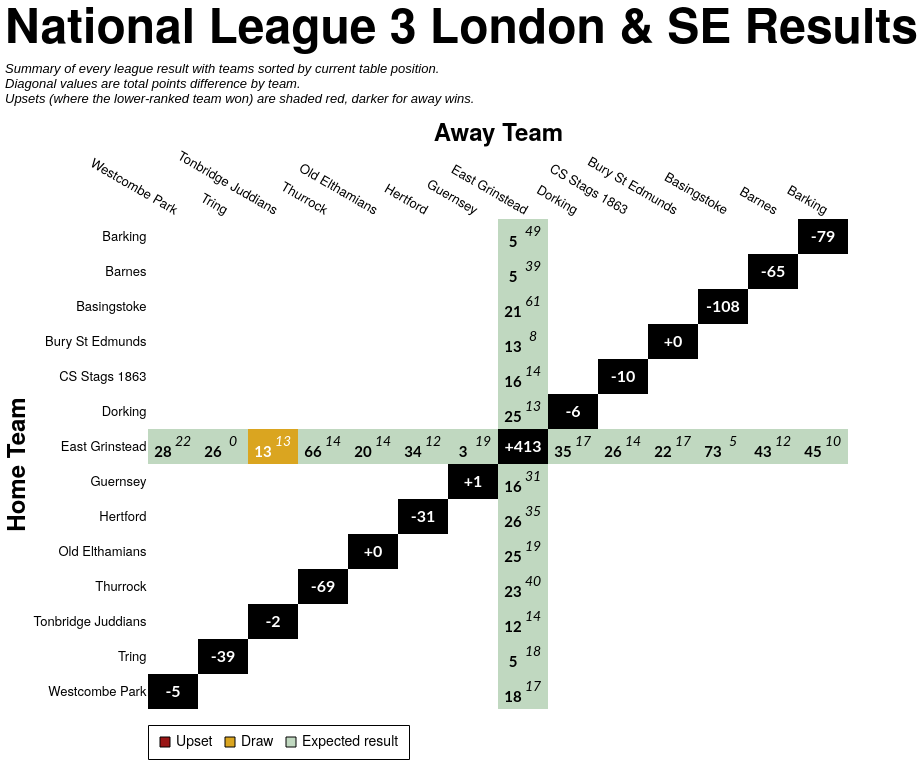

The specification (Vega-Lite) saved for this image:
### Vega-Lite specification from a JSON file in a GitHub repository (floating-point values rounded to 4 significant figures; data arrays with more than 128 entries replaced by an {"elided": "..."} marker saying what was removed)
{"config": {"axis": {"labelFont": "PT Sans Narrow, Helvetica Neue, Helvetica, Arial, sans-serif", "titleFont": "PT Sans Narrow, Helvetica Neue, Helvetica, Arial, sans-serif", "labelFontSize": 13, "titleFontSize": 24, "gridColor": "#202947", "gridOpacity": 0.2, "zindex": 1}, "text": {"font": "Lato, sans-serif"}, "bar": {"cornerRadiusEnd": 5}, "header": {"labelFont": "PT Sans Narrow, Helvetica Neue, Helvetica, Arial, sans-serif", "titleFont": "PT Sans Narrow, Helvetica Neue, Helvetica, Arial, sans-serif", "labelFontSize": 24, "titleFontSize": 28, "labelFontWeight": "bold", "orient": "left"}, "legend": {"labelFont": "PT Sans Narrow, Helvetica Neue, Helvetica, Arial, sans-serif", "titleFont": "PT Sans Narrow, Helvetica Neue, Helvetica, Arial, sans-serif", "labelFontSize": 14, "titleFontSize": 16, "titlePadding": 5, "fillColor": "white", "strokeColor": "black", "padding": 10, "titleFontWeight": "lighter", "titleFontStyle": "italic", "titleColor": "gray", "offset": 10}, "title": {"font": "PT Sans Narrow, Helvetica Neue, Helvetica, Arial, sans-serif", "fontSize": 48, "fontWeight": "bold", "anchor": "start", "align": "center", "titlePadding": 20, "subtitlePadding": 10, "subtitleFontSize": 13, "subtitleColor": "", "subtitleFontStyle": "italic", "offset": 15, "color": "black"}, "axisX": {"labelAngle": 0}, "facet": {"title": null, "header": null, "align": {"row": "each", "column": "each"}, "spacing": 10}, "resolve": {"scale": {"y": "independent", "facet": "independent"}}, "background": "transparent", "scale": {"offsetBandPaddingOuter": 0.2, "offsetBandPaddingInner": 0.1}, "view": {"stroke": null, "background": "transparent"}}, "layer": [{"data": {"name": "data-7be37b0770fd743cabe58bd362f65706"}, "mark": {"type": "rect"}, "encoding": {"color": {"field": "unexpected_result", "legend": {"labelExpr": "datum.value === 'Upset (Away Win)' ? 'Upset' : datum.value", "labelLimit": 220, "offset": 16, "orient": "bottom", "symbolStrokeColor": "black", "symbolStrokeWidth": 1, "values": ["Upset (Away Win)", "Draw", "Expected result"]}, "scale": {"domain": ["Expected result", "Upset (Home Win)", "Upset (Away Win)", "Draw", "To be played", "N/A"], "range": ["#146f1444", "#991515bb", "#991515", "goldenrod", "white", "black"]}, "title": null, "type": "nominal"}, "opacity": {"condition": {"test": "datum.home_team == param_20.home_team || datum.away_team == param_20.home_team || !isValid(param_20.home_team)", "value": 1.0}, "value": 0.1}, "tooltip": [{"field": "home_team", "title": "Home", "type": "nominal"}, {"field": "away_team", "title": "Away", "type": "nominal"}, {"field": "home_score_text", "title": "Home Score", "type": "nominal"}, {"field": "away_score_text", "title": "Away Score", "type": "nominal"}, {"field": "result", "title": "Result", "type": "nominal"}, {"field": "unexpected_result", "title": "Unexpectedness", "type": "nominal"}, {"field": "date", "format": "%d %b %Y", "title": "Date", "type": "temporal"}], "x": {"axis": {"domain": false, "grid": false, "labelAngle": 30, "orient": "top", "ticks": false}, "field": "away_team", "sort": ["Westcombe Park", "Tring", "Tonbridge Juddians", "Thurrock", "Old Elthamians", "Hertford", "Guernsey", "East Grinstead", "Dorking", "CS Stags 1863", "Bury St Edmunds", "Basingstoke", "Barnes", "Barking"], "title": "Away Team", "type": "nominal"}, "y": {"axis": {"domain": false, "grid": false, "ticks": false}, "field": "home_team", "sort": ["Barking", "Barnes", "Basingstoke", "Bury St Edmunds", "CS Stags 1863", "Dorking", "East Grinstead", "Guernsey", "Hertford", "Old Elthamians", "Thurrock", "Tonbridge Juddians", "Tring", "Westcombe Park"], "title": "Home Team", "type": "nominal"}}, "name": "view_18"}, {"data": {"name": "data-7be37b0770fd743cabe58bd362f65706"}, "mark": {"type": "text", "fontStyle": "italic", "size": 14, "xOffset": 10, "yOffset": -5}, "encoding": {"color": {"condition": {"test": "(datum.home_team == param_20.home_team || datum.away_team == param_20.home_team || !isValid(param_20.home_team)) && datum.unexpected_result == 'Expected result'", "value": "black"}, "value": "white"}, "text": {"field": "away_score_text", "type": "nominal"}, "x": {"field": "away_team", "sort": ["Westcombe Park", "Tring", "Tonbridge Juddians", "Thurrock", "Old Elthamians", "Hertford", "Guernsey", "East Grinstead", "Dorking", "CS Stags 1863", "Bury St Edmunds", "Basingstoke", "Barnes", "Barking"], "type": "nominal"}, "y": {"field": "home_team", "sort": ["Barking", "Barnes", "Basingstoke", "Bury St Edmunds", "CS Stags 1863", "Dorking", "East Grinstead", "Guernsey", "Hertford", "Old Elthamians", "Thurrock", "Tonbridge Juddians", "Tring", "Westcombe Park"], "type": "nominal"}}, "transform": [{"filter": "datum.away_score_text != '' && datum.away_score_text != 'WO'"}]}, {"data": {"name": "data-7be37b0770fd743cabe58bd362f65706"}, "mark": {"type": "text", "size": 12, "xOffset": 10, "yOffset": -5}, "encoding": {"color": {"condition": {"test": "(datum.home_team == param_20.home_team || datum.away_team == param_20.home_team || !isValid(param_20.home_team)) && datum.unexpected_result == 'Expected result'", "value": "black"}, "value": "white"}, "text": {"field": "away_score_text", "type": "nominal"}, "x": {"field": "away_team", "sort": ["Westcombe Park", "Tring", "Tonbridge Juddians", "Thurrock", "Old Elthamians", "Hertford", "Guernsey", "East Grinstead", "Dorking", "CS Stags 1863", "Bury St Edmunds", "Basingstoke", "Barnes", "Barking"], "type": "nominal"}, "y": {"field": "home_team", "sort": ["Barking", "Barnes", "Basingstoke", "Bury St Edmunds", "CS Stags 1863", "Dorking", "East Grinstead", "Guernsey", "Hertford", "Old Elthamians", "Thurrock", "Tonbridge Juddians", "Tring", "Westcombe Park"], "type": "nominal"}}, "transform": [{"filter": "datum.away_score_text == 'WO'"}]}, {"data": {"name": "data-7be37b0770fd743cabe58bd362f65706"}, "mark": {"type": "text", "fontWeight": "bold", "size": 15, "xOffset": -10, "yOffset": 5}, "encoding": {"color": {"condition": {"test": "(datum.home_team == param_20.home_team || datum.away_team == param_20.home_team || !isValid(param_20.home_team)) && datum.unexpected_result == 'Expected result'", "value": "black"}, "value": "white"}, "text": {"field": "home_score_text", "type": "nominal"}, "x": {"field": "away_team", "sort": ["Westcombe Park", "Tring", "Tonbridge Juddians", "Thurrock", "Old Elthamians", "Hertford", "Guernsey", "East Grinstead", "Dorking", "CS Stags 1863", "Bury St Edmunds", "Basingstoke", "Barnes", "Barking"], "type": "nominal"}, "y": {"field": "home_team", "sort": ["Barking", "Barnes", "Basingstoke", "Bury St Edmunds", "CS Stags 1863", "Dorking", "East Grinstead", "Guernsey", "Hertford", "Old Elthamians", "Thurrock", "Tonbridge Juddians", "Tring", "Westcombe Park"], "type": "nominal"}}, "transform": [{"filter": "datum.home_score_text != '' && datum.home_score_text != 'WO'"}]}, {"data": {"name": "data-7be37b0770fd743cabe58bd362f65706"}, "mark": {"type": "text", "size": 12, "xOffset": -10, "yOffset": 5}, "encoding": {"color": {"condition": {"test": "(datum.home_team == param_20.home_team || datum.away_team == param_20.home_team || !isValid(param_20.home_team)) && datum.unexpected_result == 'Expected result'", "value": "black"}, "value": "white"}, "text": {"field": "home_score_text", "type": "nominal"}, "x": {"field": "away_team", "sort": ["Westcombe Park", "Tring", "Tonbridge Juddians", "Thurrock", "Old Elthamians", "Hertford", "Guernsey", "East Grinstead", "Dorking", "CS Stags 1863", "Bury St Edmunds", "Basingstoke", "Barnes", "Barking"], "type": "nominal"}, "y": {"field": "home_team", "sort": ["Barking", "Barnes", "Basingstoke", "Bury St Edmunds", "CS Stags 1863", "Dorking", "East Grinstead", "Guernsey", "Hertford", "Old Elthamians", "Thurrock", "Tonbridge Juddians", "Tring", "Westcombe Park"], "type": "nominal"}}, "transform": [{"filter": "datum.home_score_text == 'WO'"}]}, {"data": {"name": "data-f1503bf1d6f0a7d7ada794b2ef8763ff"}, "mark": {"type": "text", "color": "white", "fontWeight": "bold", "size": 16}, "encoding": {"text": {"field": "display_text", "type": "nominal"}, "tooltip": [{"field": "home_team", "title": "Team", "type": "nominal"}, {"field": "display_text", "title": "Points Difference", "type": "nominal"}], "x": {"field": "away_team", "sort": ["Westcombe Park", "Tring", "Tonbridge Juddians", "Thurrock", "Old Elthamians", "Hertford", "Guernsey", "East Grinstead", "Dorking", "CS Stags 1863", "Bury St Edmunds", "Basingstoke", "Barnes", "Barking"], "type": "nominal"}, "y": {"field": "home_team", "sort": ["Barking", "Barnes", "Basingstoke", "Bury St Edmunds", "CS Stags 1863", "Dorking", "East Grinstead", "Guernsey", "Hertford", "Old Elthamians", "Thurrock", "Tonbridge Juddians", "Tring", "Westcombe Park"], "type": "nominal"}}}], "height": {"step": 35}, "params": [{"name": "param_20", "select": {"type": "point", "clear": "dblclick", "fields": ["home_team"], "on": "click"}, "value": null, "views": ["view_18"]}], "title": {"text": "National League 3 London & SE Results", "subtitle": ["Summary of every league result with teams sorted by current table position.", "Diagonal values are total points difference by team.", "Upsets (where the lower-ranked team won) are shaded red, darker for away wins."]}, "width": {"step": 50}, "$schema": "https://vega.github.io/schema/vega-lite/v5.20.1.json", "datasets": {"data-7be37b0770fd743cabe58bd362f65706": {"elided": "196 records"}, "data-f1503bf1d6f0a7d7ada794b2ef8763ff": [{"home_team": "Barking", "away_team": "Barking", "match_id": null, "date": "", "home_score": null, "away_score": null, "home_walkover": null, "away_walkover": null, "result": "N/A", "home_score_text": "", "away_score_text": "", "wo_result": "", "score_text": "", "display_text": "-79", "is_diagonal": true, "result_simple": "N/A", "unexpected_result": "N/A", "unexpected_opacity": 1.0}, {"home_team": "Barnes", "away_team": "Barnes", "match_id": null, "date": "", "home_score": null, "away_score": null, "home_walkover": null, "away_walkover": null, "result": "N/A", "home_score_text": "", "away_score_text": "", "wo_result": "", "score_text": "", "display_text": "-65", "is_diagonal": true, "result_simple": "N/A", "unexpected_result": "N/A", "unexpected_opacity": 1.0}, {"home_team": "Basingstoke", "away_team": "Basingstoke", "match_id": null, "date": "", "home_score": null, "away_score": null, "home_walkover": null, "away_walkover": null, "result": "N/A", "home_score_text": "", "away_score_text": "", "wo_result": "", "score_text": "", "display_text": "-108", "is_diagonal": true, "result_simple": "N/A", "unexpected_result": "N/A", "unexpected_opacity": 1.0}, {"home_team": "Bury St Edmunds", "away_team": "Bury St Edmunds", "match_id": null, "date": "", "home_score": null, "away_score": null, "home_walkover": null, "away_walkover": null, "result": "N/A", "home_score_text": "", "away_score_text": "", "wo_result": "", "score_text": "", "display_text": "+0", "is_diagonal": true, "result_simple": "N/A", "unexpected_result": "N/A", "unexpected_opacity": 1.0}, {"home_team": "CS Stags 1863", "away_team": "CS Stags 1863", "match_id": null, "date": "", "home_score": null, "away_score": null, "home_walkover": null, "away_walkover": null, "result": "N/A", "home_score_text": "", "away_score_text": "", "wo_result": "", "score_text": "", "display_text": "-10", "is_diagonal": true, "result_simple": "N/A", "unexpected_result": "N/A", "unexpected_opacity": 1.0}, {"home_team": "Dorking", "away_team": "Dorking", "match_id": null, "date": "", "home_score": null, "away_score": null, "home_walkover": null, "away_walkover": null, "result": "N/A", "home_score_text": "", "away_score_text": "", "wo_result": "", "score_text": "", "display_text": "-6", "is_diagonal": true, "result_simple": "N/A", "unexpected_result": "N/A", "unexpected_opacity": 1.0}, {"home_team": "East Grinstead", "away_team": "East Grinstead", "match_id": null, "date": "", "home_score": null, "away_score": null, "home_walkover": null, "away_walkover": null, "result": "N/A", "home_score_text": "", "away_score_text": "", "wo_result": "", "score_text": "", "display_text": "+413", "is_diagonal": true, "result_simple": "N/A", "unexpected_result": "N/A", "unexpected_opacity": 1.0}, {"home_team": "Guernsey", "away_team": "Guernsey", "match_id": null, "date": "", "home_score": null, "away_score": null, "home_walkover": null, "away_walkover": null, "result": "N/A", "home_score_text": "", "away_score_text": "", "wo_result": "", "score_text": "", "display_text": "+1", "is_diagonal": true, "result_simple": "N/A", "unexpected_result": "N/A", "unexpected_opacity": 1.0}, {"home_team": "Hertford", "away_team": "Hertford", "match_id": null, "date": "", "home_score": null, "away_score": null, "home_walkover": null, "away_walkover": null, "result": "N/A", "home_score_text": "", "away_score_text": "", "wo_result": "", "score_text": "", "display_text": "-31", "is_diagonal": true, "result_simple": "N/A", "unexpected_result": "N/A", "unexpected_opacity": 1.0}, {"home_team": "Old Elthamians", "away_team": "Old Elthamians", "match_id": null, "date": "", "home_score": null, "away_score": null, "home_walkover": null, "away_walkover": null, "result": "N/A", "home_score_text": "", "away_score_text": "", "wo_result": "", "score_text": "", "display_text": "+0", "is_diagonal": true, "result_simple": "N/A", "unexpected_result": "N/A", "unexpected_opacity": 1.0}, {"home_team": "Thurrock", "away_team": "Thurrock", "match_id": null, "date": "", "home_score": null, "away_score": null, "home_walkover": null, "away_walkover": null, "result": "N/A", "home_score_text": "", "away_score_text": "", "wo_result": "", "score_text": "", "display_text": "-69", "is_diagonal": true, "result_simple": "N/A", "unexpected_result": "N/A", "unexpected_opacity": 1.0}, {"home_team": "Tonbridge Juddians", "away_team": "Tonbridge Juddians", "match_id": null, "date": "", "home_score": null, "away_score": null, "home_walkover": null, "away_walkover": null, "result": "N/A", "home_score_text": "", "away_score_text": "", "wo_result": "", "score_text": "", "display_text": "-2", "is_diagonal": true, "result_simple": "N/A", "unexpected_result": "N/A", "unexpected_opacity": 1.0}, {"home_team": "Tring", "away_team": "Tring", "match_id": null, "date": "", "home_score": null, "away_score": null, "home_walkover": null, "away_walkover": null, "result": "N/A", "home_score_text": "", "away_score_text": "", "wo_result": "", "score_text": "", "display_text": "-39", "is_diagonal": true, "result_simple": "N/A", "unexpected_result": "N/A", "unexpected_opacity": 1.0}, {"home_team": "Westcombe Park", "away_team": "Westcombe Park", "match_id": null, "date": "", "home_score": null, "away_score": null, "home_walkover": null, "away_walkover": null, "result": "N/A", "home_score_text": "", "away_score_text": "", "wo_result": "", "score_text": "", "display_text": "-5", "is_diagonal": true, "result_simple": "N/A", "unexpected_result": "N/A", "unexpected_opacity": 1.0}]}}
